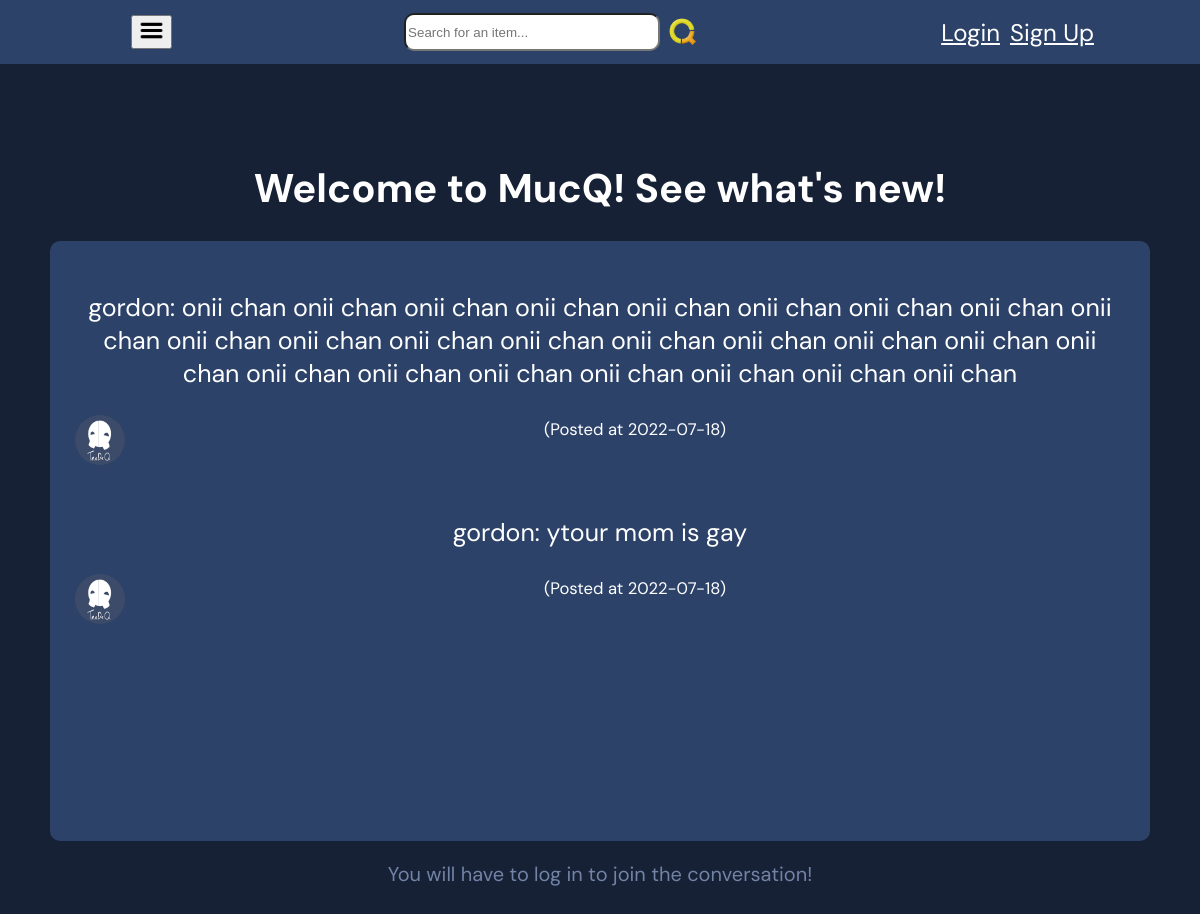
The page / on the database its author committed.
### mucq/models.py (models this page shows, shortened)
class Post(db.Model):
    id = db.Column(db.Integer, primary_key=True)
    date_posted = db.Column(db.DateTime, nullable=False,
                            default=datetime.utcnow)
    content = db.Column(db.Text, nullable=False)
    user_id = db.Column(db.Integer, db.ForeignKey('user.id'), nullable=False)

class User(db.Model, UserMixin):
    id = db.Column(db.Integer, primary_key=True)
    username = db.Column(db.String(20), unique=True, nullable=False)
    email = db.Column(db.String(120), unique=True, nullable=False)
    image_file = db.Column(db.String(20), nullable=False,
                           default='default.jpg')
    password = db.Column(db.String(60), nullable=False)
    about_me = db.Column(db.Text, nullable=True)
    posts = db.relationship('Post', backref='author', lazy=True)
    products = db.relationship('Products', backref='author', lazy=True)

### mucq/main_folder/routes.py (the view)
@main.route('/', methods=['GET', 'POST'])
def index():
    from mucq.models import Post
    import mucq.posts_folder.forms
    page = request.args.get('page', 1, type=int)
    posts = Post.query.order_by(
        Post.date_posted.desc())#.paginate(page=page, per_page=7)
    from mucq.__init__ import db
    form = mucq.posts_folder.forms.PostForm()
    if form.validate_on_submit():
        post = Post(content=form.content.data, author=current_user)
        db.session.add(post)
        db.session.commit()
        flash('Your post has been created!', 'success')
        return redirect(url_for('main.index'))
    return render_template('/main/index.html', posts=posts, form=form)

### mucq/posts_folder/forms.py
class PostForm(FlaskForm):
    content = TextAreaField('Content', validators=[DataRequired()])
    submit = SubmitField('Send')

### mucq/main_folder/forms.py
class SearchForm(FlaskForm):
    searched = StringField('Searched', validators=[DataRequired()])
    submit = SubmitField('Submit')

### mucq/main_folder/routes.py (called while the page is built)
@main.context_processor
def base():
    form = SearchForm()
    return dict(form=form)

### mucq/templates/main/index.html (shortened to what this page needs)
{% extends 'base.html' %} {% block head %} {% endblock %} {% block body %}
<h1 id="mucq_welcome" class="mucq_welcome" lang="zh-Hant">Welcome to MucQ! See what's new!</h1>
<div class="chat" style="overflow:scroll">
  {% for post in posts %}
  <div class="post">
    <div class="post-main">
      <p class="post-text">
        <a class="post-username" alink="white" vlink="white" href="#"
          >{{ post.author.username }}</a
        >: {{ post.content }}
      </p>
      <a class="profile-pic-post" href="#"
        ><img
          class="profile-pic-post"
          src="{{ url_for('static', filename='profile_pics/' + post.author.image_file) }}"
          align="left"
          style="margin-right: 20px"
      /></a>
      <small>{{ post.date_posted.strftime('(Posted at %Y-%m-%d)') }}</small>
    </div>
  </div>
  {% endfor %}
</div>
{% if current_user.is_authenticated %}
{% else %}
<p id="loginReminder" style="color: #7383a6; text-align: center">
  You will have to log in to join the conversation!
</p>
{% endif %}
{% endblock %} {% block title %}Feed{% endblock %}

### mucq/static/css/style.css (style rules this page uses)
body { margin: 0px; overflow: auto; overflow-x: hidden !important; background-color: #162135; font-family: "DM Sans", sans-serif; }
.profile-pic-post { width: 50px; height: 50px; position: relative; overflow: hidden; border-radius: 100%; }
.chat { border-radius: 10px; height: 600px; background-color: #2c4269; }
.post-username { text-decoration: none; color: white; }
.post-main { padding: 25px; }
.post-text { color: white; font-size: 25px; overflow: hidden; }

### rows shown on the page
Post: author.username "gordon", content "onii chan onii chan onii chan onii chan onii chan onii chan onii chan onii chan onii chan onii chan onii chan onii chan onii chan onii chan onii chan onii chan onii chan onii chan onii chan onii chan onii chan onii chan onii chan onii chan onii chan", image_file (placeholder picture), date_posted "(Posted at 2022-07-18)"
Post: author.username "gordon", content "ytour mom is gay", image_file (placeholder picture), date_posted "(Posted at 2022-07-18)"
